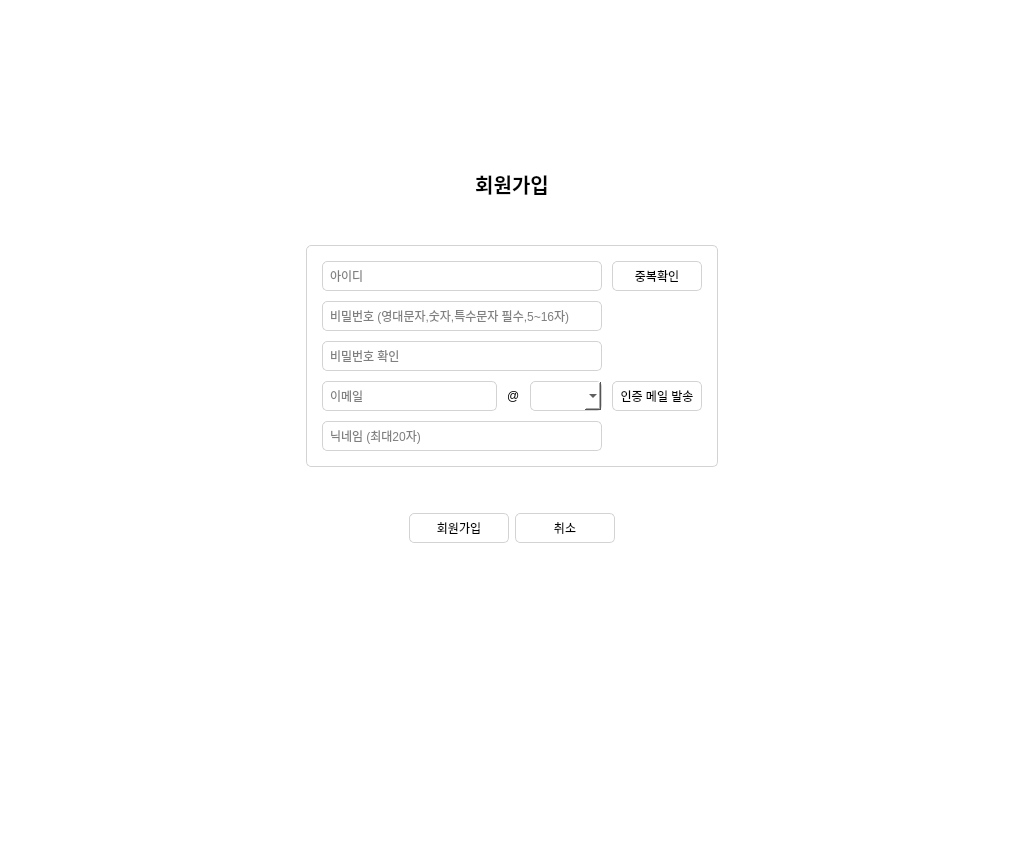
<?xml version="1.0" encoding="UTF-8"?>
<ui version="4.0">
 <class>MainWidget</class>
 <widget class="QWidget" name="MainWidget">
  <property name="windowModality">
   <enum>Qt::ApplicationModal</enum>
  </property>
  <property name="geometry">
   <rect>
    <x>0</x>
    <y>0</y>
    <width>1024</width>
    <height>860</height>
   </rect>
  </property>
  <property name="windowTitle">
   <string>GraperfruitTalk</string>
  </property>
  <property name="styleSheet">
   <string notr="true">background-color:white;</string>
  </property>
  <layout class="QVBoxLayout" name="verticalLayout">
   <item>
    <widget class="QStackedWidget" name="stack_main">
     <property name="currentIndex">
      <number>1</number>
     </property>
     <widget class="QWidget" name="page_login">
      <layout class="QHBoxLayout" name="horizontalLayout_2" stretch="1,1,1">
       <item>
        <spacer name="horizontalSpacer_2">
         <property name="orientation">
          <enum>Qt::Horizontal</enum>
         </property>
         <property name="sizeHint" stdset="0">
          <size>
           <width>322</width>
           <height>20</height>
          </size>
         </property>
        </spacer>
       </item>
       <item>
        <layout class="QVBoxLayout" name="verticalLayout_3" stretch="2,0,0,0,0,1,0,0,0,0,0,2">
         <property name="spacing">
          <number>10</number>
         </property>
         <item>
          <spacer name="verticalSpacer">
           <property name="orientation">
            <enum>Qt::Vertical</enum>
           </property>
           <property name="sizeHint" stdset="0">
            <size>
             <width>20</width>
             <height>40</height>
            </size>
           </property>
          </spacer>
         </item>
         <item>
          <widget class="QLabel" name="lbl_main_title">
           <property name="font">
            <font>
             <pointsize>43</pointsize>
             <weight>75</weight>
             <bold>true</bold>
            </font>
           </property>
           <property name="text">
            <string>G.G.G</string>
           </property>
           <property name="alignment">
            <set>Qt::AlignCenter</set>
           </property>
          </widget>
         </item>
         <item>
          <spacer name="verticalSpacer_4">
           <property name="orientation">
            <enum>Qt::Vertical</enum>
           </property>
           <property name="sizeHint" stdset="0">
            <size>
             <width>20</width>
             <height>20</height>
            </size>
           </property>
          </spacer>
         </item>
         <item>
          <widget class="QLabel" name="lbl_main_name">
           <property name="font">
            <font>
             <pointsize>17</pointsize>
             <weight>75</weight>
             <bold>true</bold>
            </font>
           </property>
           <property name="text">
            <string>Graperfruit Talk</string>
           </property>
           <property name="alignment">
            <set>Qt::AlignCenter</set>
           </property>
          </widget>
         </item>
         <item>
          <widget class="QLabel" name="lbl_main_team">
           <property name="text">
            <string>- Girl's Generation -</string>
           </property>
           <property name="alignment">
            <set>Qt::AlignCenter</set>
           </property>
          </widget>
         </item>
         <item>
          <spacer name="verticalSpacer_3">
           <property name="orientation">
            <enum>Qt::Vertical</enum>
           </property>
           <property name="sizeHint" stdset="0">
            <size>
             <width>20</width>
             <height>40</height>
            </size>
           </property>
          </spacer>
         </item>
         <item>
          <widget class="QLineEdit" name="edt_login_id">
           <property name="minimumSize">
            <size>
             <width>0</width>
             <height>30</height>
            </size>
           </property>
           <property name="styleSheet">
            <string notr="true">background-color:white;
border:1px solid lightgray;
border-radius:5px;
padding:5px;</string>
           </property>
           <property name="inputMask">
            <string/>
           </property>
           <property name="placeholderText">
            <string>아이디</string>
           </property>
          </widget>
         </item>
         <item>
          <widget class="QLineEdit" name="edt_login_pwd">
           <property name="minimumSize">
            <size>
             <width>0</width>
             <height>30</height>
            </size>
           </property>
           <property name="styleSheet">
            <string notr="true">background-color:white;
border:1px solid lightgray;
border-radius:5px;
padding:5px;</string>
           </property>
           <property name="text">
            <string/>
           </property>
           <property name="placeholderText">
            <string>비밀번호</string>
           </property>
          </widget>
         </item>
         <item>
          <widget class="QPushButton" name="btn_login">
           <property name="minimumSize">
            <size>
             <width>0</width>
             <height>30</height>
            </size>
           </property>
           <property name="styleSheet">
            <string notr="true">QPushButton{
background-color:white;
border:1px solid lightgray;
border-radius:5px;
}</string>
           </property>
           <property name="text">
            <string>로그인</string>
           </property>
          </widget>
         </item>
         <item>
          <spacer name="verticalSpacer_9">
           <property name="orientation">
            <enum>Qt::Vertical</enum>
           </property>
           <property name="sizeHint" stdset="0">
            <size>
             <width>20</width>
             <height>20</height>
            </size>
           </property>
          </spacer>
         </item>
         <item alignment="Qt::AlignHCenter">
          <widget class="QLabel" name="lbl_join">
           <property name="minimumSize">
            <size>
             <width>20</width>
             <height>0</height>
            </size>
           </property>
           <property name="maximumSize">
            <size>
             <width>100</width>
             <height>16777215</height>
            </size>
           </property>
           <property name="text">
            <string>회원가입</string>
           </property>
          </widget>
         </item>
         <item>
          <spacer name="verticalSpacer_2">
           <property name="orientation">
            <enum>Qt::Vertical</enum>
           </property>
           <property name="sizeHint" stdset="0">
            <size>
             <width>20</width>
             <height>40</height>
            </size>
           </property>
          </spacer>
         </item>
        </layout>
       </item>
       <item>
        <spacer name="horizontalSpacer">
         <property name="orientation">
          <enum>Qt::Horizontal</enum>
         </property>
         <property name="sizeHint" stdset="0">
          <size>
           <width>322</width>
           <height>20</height>
          </size>
         </property>
        </spacer>
       </item>
      </layout>
     </widget>
     <widget class="QWidget" name="page_join">
      <layout class="QHBoxLayout" name="horizontalLayout_4" stretch="1,0,1">
       <item>
        <spacer name="horizontalSpacer_4">
         <property name="orientation">
          <enum>Qt::Horizontal</enum>
         </property>
         <property name="sizeHint" stdset="0">
          <size>
           <width>277</width>
           <height>20</height>
          </size>
         </property>
        </spacer>
       </item>
       <item>
        <layout class="QVBoxLayout" name="verticalLayout_2" stretch="1,0,0,0,0,0,2">
         <item>
          <spacer name="verticalSpacer_5">
           <property name="orientation">
            <enum>Qt::Vertical</enum>
           </property>
           <property name="sizeHint" stdset="0">
            <size>
             <width>20</width>
             <height>40</height>
            </size>
           </property>
          </spacer>
         </item>
         <item>
          <widget class="QLabel" name="lbl_join_title">
           <property name="font">
            <font>
             <pointsize>15</pointsize>
             <weight>75</weight>
             <bold>true</bold>
            </font>
           </property>
           <property name="text">
            <string>회원가입</string>
           </property>
           <property name="alignment">
            <set>Qt::AlignCenter</set>
           </property>
          </widget>
         </item>
         <item>
          <spacer name="verticalSpacer_7">
           <property name="orientation">
            <enum>Qt::Vertical</enum>
           </property>
           <property name="sizeHint" stdset="0">
            <size>
             <width>20</width>
             <height>40</height>
            </size>
           </property>
          </spacer>
         </item>
         <item>
          <widget class="QFrame" name="frame">
           <property name="styleSheet">
            <string notr="true">border:1px solid lightgray;
border-radius:5px;</string>
           </property>
           <property name="frameShape">
            <enum>QFrame::NoFrame</enum>
           </property>
           <property name="frameShadow">
            <enum>QFrame::Sunken</enum>
           </property>
           <property name="lineWidth">
            <number>5</number>
           </property>
           <layout class="QHBoxLayout" name="horizontalLayout">
            <property name="spacing">
             <number>10</number>
            </property>
            <property name="leftMargin">
             <number>15</number>
            </property>
            <property name="topMargin">
             <number>15</number>
            </property>
            <property name="rightMargin">
             <number>15</number>
            </property>
            <property name="bottomMargin">
             <number>15</number>
            </property>
            <item>
             <layout class="QGridLayout" name="gridLayout" columnstretch="2,0,0,0">
              <property name="spacing">
               <number>10</number>
              </property>
              <item row="4" column="0" colspan="3">
               <widget class="QLineEdit" name="edt_join_nick">
                <property name="minimumSize">
                 <size>
                  <width>280</width>
                  <height>30</height>
                 </size>
                </property>
                <property name="styleSheet">
                 <string notr="true">border:1px solid lightgray;
border-radius:5px;
padding:5px;</string>
                </property>
                <property name="placeholderText">
                 <string>닉네임 (최대20자)</string>
                </property>
               </widget>
              </item>
              <item row="3" column="1">
               <widget class="QLabel" name="lbl_join_dot">
                <property name="styleSheet">
                 <string notr="true">border:solid;</string>
                </property>
                <property name="text">
                 <string>@</string>
                </property>
               </widget>
              </item>
              <item row="0" column="3">
               <widget class="QPushButton" name="btn_join_id">
                <property name="minimumSize">
                 <size>
                  <width>90</width>
                  <height>30</height>
                 </size>
                </property>
                <property name="styleSheet">
                 <string notr="true">QPushButton{
background-color:white;
border:1px solid lightgray;
border-radius:5px;
}</string>
                </property>
                <property name="text">
                 <string>중복확인</string>
                </property>
               </widget>
              </item>
              <item row="0" column="0" colspan="3">
               <widget class="QLineEdit" name="edt_join_id">
                <property name="minimumSize">
                 <size>
                  <width>280</width>
                  <height>30</height>
                 </size>
                </property>
                <property name="styleSheet">
                 <string notr="true">border:1px solid lightgray;
border-radius:5px;
padding:5px;</string>
                </property>
                <property name="placeholderText">
                 <string>아이디</string>
                </property>
               </widget>
              </item>
              <item row="1" column="0" colspan="3">
               <widget class="QLineEdit" name="edt_join_pwd1">
                <property name="minimumSize">
                 <size>
                  <width>280</width>
                  <height>30</height>
                 </size>
                </property>
                <property name="styleSheet">
                 <string notr="true">border:1px solid lightgray;
border-radius:5px;
padding:5px;</string>
                </property>
                <property name="placeholderText">
                 <string>비밀번호 (영대문자,숫자,특수문자 필수,5~16자)</string>
                </property>
               </widget>
              </item>
              <item row="3" column="2">
               <widget class="QComboBox" name="cb_join_email">
                <property name="minimumSize">
                 <size>
                  <width>0</width>
                  <height>30</height>
                 </size>
                </property>
                <property name="styleSheet">
                 <string notr="true">QComboBox{
background-color:white;
border-radius:5px;
border:1px solid lightgray;
padding:5px;
}

QComboBox QAbstractItemView {
background-color:white;
}

QComboBox QAbstractItemView::item {
min-height:20px;
margin:5px;
}
</string>
                </property>
               </widget>
              </item>
              <item row="3" column="0">
               <widget class="QLineEdit" name="edt_join_email">
                <property name="minimumSize">
                 <size>
                  <width>0</width>
                  <height>30</height>
                 </size>
                </property>
                <property name="styleSheet">
                 <string notr="true">border:1px solid lightgray;
border-radius:5px;
padding:5px;</string>
                </property>
                <property name="placeholderText">
                 <string>이메일</string>
                </property>
               </widget>
              </item>
              <item row="2" column="0" colspan="3">
               <widget class="QLineEdit" name="edt_join_pwd2">
                <property name="minimumSize">
                 <size>
                  <width>280</width>
                  <height>30</height>
                 </size>
                </property>
                <property name="styleSheet">
                 <string notr="true">border:1px solid lightgray;
border-radius:5px;
padding:5px;</string>
                </property>
                <property name="placeholderText">
                 <string>비밀번호 확인</string>
                </property>
               </widget>
              </item>
              <item row="3" column="3">
               <widget class="QPushButton" name="btn_join_mail">
                <property name="minimumSize">
                 <size>
                  <width>90</width>
                  <height>30</height>
                 </size>
                </property>
                <property name="styleSheet">
                 <string notr="true">QPushButton{
background-color:white;
border:1px solid lightgray;
border-radius:5px;
}</string>
                </property>
                <property name="text">
                 <string>인증 메일 발송</string>
                </property>
               </widget>
              </item>
             </layout>
            </item>
           </layout>
          </widget>
         </item>
         <item>
          <spacer name="verticalSpacer_8">
           <property name="orientation">
            <enum>Qt::Vertical</enum>
           </property>
           <property name="sizeHint" stdset="0">
            <size>
             <width>20</width>
             <height>40</height>
            </size>
           </property>
          </spacer>
         </item>
         <item>
          <layout class="QHBoxLayout" name="horizontalLayout_3" stretch="1,0,0,1">
           <item>
            <spacer name="horizontalSpacer_6">
             <property name="orientation">
              <enum>Qt::Horizontal</enum>
             </property>
             <property name="sizeHint" stdset="0">
              <size>
               <width>40</width>
               <height>20</height>
              </size>
             </property>
            </spacer>
           </item>
           <item>
            <widget class="QPushButton" name="btn_join">
             <property name="minimumSize">
              <size>
               <width>100</width>
               <height>30</height>
              </size>
             </property>
             <property name="styleSheet">
              <string notr="true">QPushButton{
background-color:white;
border:1px solid lightgray;
border-radius:5px;
}</string>
             </property>
             <property name="text">
              <string>회원가입</string>
             </property>
            </widget>
           </item>
           <item>
            <widget class="QPushButton" name="btn_join_cancel">
             <property name="minimumSize">
              <size>
               <width>100</width>
               <height>30</height>
              </size>
             </property>
             <property name="styleSheet">
              <string notr="true">QPushButton{
background-color:white;
border:1px solid lightgray;
border-radius:5px;
}</string>
             </property>
             <property name="text">
              <string>취소</string>
             </property>
            </widget>
           </item>
           <item>
            <spacer name="horizontalSpacer_7">
             <property name="orientation">
              <enum>Qt::Horizontal</enum>
             </property>
             <property name="sizeHint" stdset="0">
              <size>
               <width>40</width>
               <height>20</height>
              </size>
             </property>
            </spacer>
           </item>
          </layout>
         </item>
         <item>
          <spacer name="verticalSpacer_6">
           <property name="orientation">
            <enum>Qt::Vertical</enum>
           </property>
           <property name="sizeHint" stdset="0">
            <size>
             <width>20</width>
             <height>40</height>
            </size>
           </property>
          </spacer>
         </item>
        </layout>
       </item>
       <item>
        <spacer name="horizontalSpacer_5">
         <property name="orientation">
          <enum>Qt::Horizontal</enum>
         </property>
         <property name="sizeHint" stdset="0">
          <size>
           <width>277</width>
           <height>20</height>
          </size>
         </property>
        </spacer>
       </item>
      </layout>
     </widget>
     <widget class="QWidget" name="page_talk">
      <layout class="QVBoxLayout" name="verticalLayout_4" stretch="0,1">
       <property name="spacing">
        <number>0</number>
       </property>
       <item>
        <widget class="QFrame" name="frame_2">
         <property name="frameShape">
          <enum>QFrame::StyledPanel</enum>
         </property>
         <property name="frameShadow">
          <enum>QFrame::Raised</enum>
         </property>
         <layout class="QHBoxLayout" name="horizontalLayout_5">
          <item>
           <widget class="QLabel" name="lbl_room_name">
            <property name="text">
             <string>방이름</string>
            </property>
           </widget>
          </item>
          <item>
           <spacer name="horizontalSpacer_3">
            <property name="orientation">
             <enum>Qt::Horizontal</enum>
            </property>
            <property name="sizeHint" stdset="0">
             <size>
              <width>779</width>
              <height>20</height>
             </size>
            </property>
           </spacer>
          </item>
          <item>
           <widget class="QPushButton" name="btn_single">
            <property name="styleSheet">
             <string notr="true">border: 1px solid lightgray;
border-radius: 5px;
padding: 3px;</string>
            </property>
            <property name="text">
             <string/>
            </property>
            <property name="icon">
             <iconset>
              <normaloff>../Images/btn_single.png</normaloff>../Images/btn_single.png</iconset>
            </property>
            <property name="iconSize">
             <size>
              <width>22</width>
              <height>22</height>
             </size>
            </property>
            <property name="flat">
             <bool>true</bool>
            </property>
           </widget>
          </item>
          <item>
           <widget class="QPushButton" name="btn_multi">
            <property name="styleSheet">
             <string notr="true">border: 1px solid lightgray;
border-radius: 5px;
padding: 3px;</string>
            </property>
            <property name="text">
             <string/>
            </property>
            <property name="icon">
             <iconset>
              <normaloff>../Images/btn_multi.png</normaloff>../Images/btn_multi.png</iconset>
            </property>
            <property name="iconSize">
             <size>
              <width>22</width>
              <height>22</height>
             </size>
            </property>
            <property name="flat">
             <bool>true</bool>
            </property>
           </widget>
          </item>
          <item>
           <widget class="QPushButton" name="btn_menu">
            <property name="styleSheet">
             <string notr="true">border: 1px solid lightgray;
border-radius: 5px;
padding: 3px;</string>
            </property>
            <property name="text">
             <string/>
            </property>
            <property name="icon">
             <iconset>
              <normaloff>../Images/btn_menu.png</normaloff>../Images/btn_menu.png</iconset>
            </property>
            <property name="iconSize">
             <size>
              <width>22</width>
              <height>22</height>
             </size>
            </property>
            <property name="flat">
             <bool>true</bool>
            </property>
           </widget>
          </item>
         </layout>
        </widget>
       </item>
       <item>
        <widget class="QSplitter" name="splitter">
         <property name="orientation">
          <enum>Qt::Horizontal</enum>
         </property>
         <property name="handleWidth">
          <number>3</number>
         </property>
         <property name="childrenCollapsible">
          <bool>false</bool>
         </property>
         <widget class="QFrame" name="frame_4">
          <property name="styleSheet">
           <string notr="true"/>
          </property>
          <property name="frameShape">
           <enum>QFrame::StyledPanel</enum>
          </property>
          <property name="frameShadow">
           <enum>QFrame::Raised</enum>
          </property>
          <layout class="QVBoxLayout" name="verticalLayout_7">
           <item>
            <widget class="QScrollArea" name="scrollArea">
             <property name="sizePolicy">
              <sizepolicy hsizetype="Preferred" vsizetype="Expanding">
               <horstretch>0</horstretch>
               <verstretch>0</verstretch>
              </sizepolicy>
             </property>
             <property name="styleSheet">
              <string notr="true">background-color:white;</string>
             </property>
             <property name="horizontalScrollBarPolicy">
              <enum>Qt::ScrollBarAlwaysOff</enum>
             </property>
             <property name="sizeAdjustPolicy">
              <enum>QAbstractScrollArea::AdjustIgnored</enum>
             </property>
             <property name="widgetResizable">
              <bool>true</bool>
             </property>
             <widget class="QWidget" name="scrollAreaWidgetContents">
              <property name="geometry">
               <rect>
                <x>0</x>
                <y>0</y>
                <width>671</width>
                <height>714</height>
               </rect>
              </property>
              <layout class="QVBoxLayout" name="verticalLayout_6">
               <property name="spacing">
                <number>10</number>
               </property>
               <property name="leftMargin">
                <number>15</number>
               </property>
               <property name="topMargin">
                <number>15</number>
               </property>
               <property name="rightMargin">
                <number>15</number>
               </property>
               <property name="bottomMargin">
                <number>15</number>
               </property>
               <item>
                <layout class="QVBoxLayout" name="layout_talk">
                 <property name="spacing">
                  <number>20</number>
                 </property>
                </layout>
               </item>
               <item>
                <spacer name="verticalSpacer_10">
                 <property name="orientation">
                  <enum>Qt::Vertical</enum>
                 </property>
                 <property name="sizeHint" stdset="0">
                  <size>
                   <width>20</width>
                   <height>685</height>
                  </size>
                 </property>
                </spacer>
               </item>
              </layout>
             </widget>
            </widget>
           </item>
           <item>
            <layout class="QHBoxLayout" name="horizontalLayout_6">
             <item>
              <widget class="QLineEdit" name="edt_txt">
               <property name="minimumSize">
                <size>
                 <width>0</width>
                 <height>30</height>
                </size>
               </property>
               <property name="styleSheet">
                <string notr="true">border:1px solid lightgray;
border-radius:5px;
padding:5px;</string>
               </property>
              </widget>
             </item>
             <item>
              <widget class="QPushButton" name="btn_emoticon">
               <property name="minimumSize">
                <size>
                 <width>0</width>
                 <height>30</height>
                </size>
               </property>
               <property name="styleSheet">
                <string notr="true">border: 1px solid lightgray;
border-radius: 5px;
padding: 3px;</string>
               </property>
               <property name="text">
                <string/>
               </property>
               <property name="icon">
                <iconset>
                 <normaloff>../Images/btn_emoticon.png</normaloff>../Images/btn_emoticon.png</iconset>
               </property>
               <property name="iconSize">
                <size>
                 <width>22</width>
                 <height>22</height>
                </size>
               </property>
               <property name="flat">
                <bool>true</bool>
               </property>
              </widget>
             </item>
             <item>
              <widget class="QPushButton" name="btn_send">
               <property name="minimumSize">
                <size>
                 <width>0</width>
                 <height>30</height>
                </size>
               </property>
               <property name="styleSheet">
                <string notr="true">border: 1px solid lightgray;
border-radius: 5px;
padding: 3px;</string>
               </property>
               <property name="text">
                <string/>
               </property>
               <property name="icon">
                <iconset>
                 <normaloff>../Images/btn_send.png</normaloff>../Images/btn_send.png</iconset>
               </property>
               <property name="iconSize">
                <size>
                 <width>22</width>
                 <height>22</height>
                </size>
               </property>
               <property name="flat">
                <bool>true</bool>
               </property>
              </widget>
             </item>
            </layout>
           </item>
          </layout>
         </widget>
         <widget class="QFrame" name="frame_menu">
          <property name="maximumSize">
           <size>
            <width>16777215</width>
            <height>16777215</height>
           </size>
          </property>
          <property name="styleSheet">
           <string notr="true"/>
          </property>
          <property name="frameShape">
           <enum>QFrame::Box</enum>
          </property>
          <property name="frameShadow">
           <enum>QFrame::Raised</enum>
          </property>
         </widget>
        </widget>
       </item>
      </layout>
     </widget>
    </widget>
   </item>
  </layout>
 </widget>
 <resources/>
 <connections/>
</ui>
